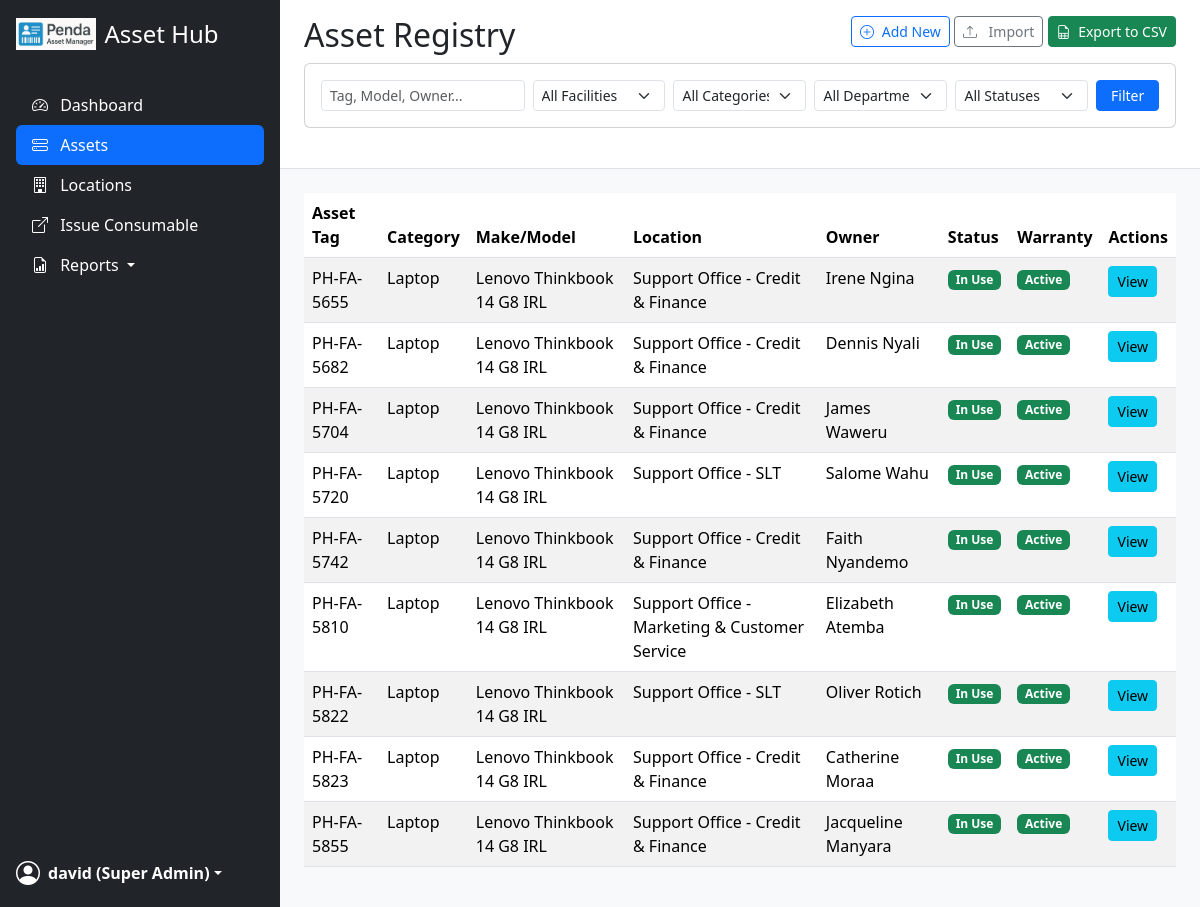
The app's page /assets (signed in) with its own data.
### app/models.py (models this page shows, shortened)
class User(UserMixin, db.Model):
    id = db.Column(db.Integer, primary_key=True)
    username = db.Column(db.String(64), index=True, unique=True)
    email = db.Column(db.String(120), index=True, unique=True)
    password_hash = db.Column(db.String(128))
    role = db.Column(db.String(20), nullable=False)  # 'Super Admin', 'Branch Manager', 'Store Manager', 'Finance'
    facility_id = db.Column(db.Integer, db.ForeignKey('facility.id'))  # For Branch Managers
    department = db.Column(db.String(50), nullable=True)

class Asset(db.Model):
    id = db.Column(db.Integer, primary_key=True)
    asset_tag = db.Column(db.String(50), unique=True, nullable=False)
    make_model = db.Column(db.String(50))
    specs = db.Column(db.Text) # This will be for non-computer items
    processor_type = db.Column(db.String(50), nullable=True)  # e.g., i5, i7, Ryzen 5
    processor_speed = db.Column(db.String(50), nullable=True) # e.g., 2.4GHz
    ram_size = db.Column(db.String(20), nullable=True)         # e.g., 8GB, 16GB
    storage_size = db.Column(db.String(20), nullable=True)    # e.g., 256GB, 1TB
    storage_type = db.Column(db.String(10), nullable=True)  # SSD or HDD
    serial_number = db.Column(db.String(100), unique=True)
    purchase_date = db.Column(db.Date)
    warranty_period = db.Column(db.Integer)
    purchase_cost = db.Column(db.Float)
    category_id = db.Column(db.Integer, db.ForeignKey('asset_category.id'), nullable=False, index=True)
    status = db.Column(db.String(20), default='In Storage', nullable=False)
    room_id = db.Column(db.Integer, db.ForeignKey('room.id'))
    owner_id = db.Column(db.Integer, db.ForeignKey('staff.id'), nullable=True)
    supplier_id = db.Column(db.Integer, db.ForeignKey('vendor.id'), nullable=True)
    supplier = db.relationship('Vendor', backref='supplied_assets', foreign_keys=[supplier_id])
    repairs = db.relationship('RepairLog', backref='asset', lazy='dynamic', cascade="all, delete-orphan")
    movements = db.relationship('MovementLog', backref='asset', lazy='dynamic', cascade="all, delete-orphan")
    department = db.Column(db.String(50), nullable=False, server_default='IT')
    disposal_notes = db.Column(db.Text, nullable=True)  # For Retirement/Lost reasons
    DEPARTMENT_CHOICES = [
        ('IT', 'IT'),
        ('Repairs and Maintenance', 'Repairs and Maintenance')
    ]
    STATUS_CHOICES = [
        ('In Storage', 'In Storage'),
        ('In Use', 'In Use'),
        ('Awaiting Repair', 'Awaiting Repair'),
        ('In Repair', 'In Repair'),
        ('Proposed for Retirement', 'Proposed for Retirement'),
        ('Retired', 'Retired'),
        ('Lost', 'Lost')
    ]
    MANUAL_STATUS_CHOICES = [
        ('In Storage', 'In Storage'),
        ('In Use', 'In Use'),
        ('Proposed for Retirement', 'Proposed for Retirement'),
        ('Retired', 'Retired'),
        ('Lost', 'Lost')
    ]
    LOCKED_STATUSES = ['Retired', 'Lost']
    is_archived = db.Column(db.Boolean, default=False, nullable=False, index=True)
    @property
    def warranty_expiry_date(self):
        if self.purchase_date and self.warranty_period:
            return self.purchase_date + relativedelta(months=self.warranty_period)
        return None
    @property
    def warranty_status(self):
        expiry_date = self.warranty_expiry_date
        if not expiry_date:
            return "Unknown"
        today = date.today()
        if today > expiry_date:
            return "Expired"
        expiring_soon_date = expiry_date - relativedelta(days=30)
        if today >= expiring_soon_date:
            return "Expiring Soon"
        return "Active"

class AssetCategory(db.Model):
    id = db.Column(db.Integer, primary_key=True)
    name = db.Column(db.String(100), unique=True, nullable=False)
    assets = db.relationship('Asset', backref='category', lazy='dynamic')

class Facility(db.Model):
    id = db.Column(db.Integer, primary_key=True)
    name = db.Column(db.String(100), unique=True,
                     nullable=False)  # e.g., 'Central Store', 'General Hospital', 'Support Office'
    rooms = db.relationship('Room', backref='facility', lazy='dynamic')
    managers = db.relationship('User', backref='facility', lazy='dynamic')

class Room(db.Model):
    id = db.Column(db.Integer, primary_key=True)
    name = db.Column(db.String(100), nullable=False)
    facility_id = db.Column(db.Integer, db.ForeignKey('facility.id'), nullable=False)
    assets = db.relationship('Asset', backref='room', lazy='dynamic')
    __table_args__ = (db.UniqueConstraint('name', 'facility_id', name='_room_facility_uc'),)

class Staff(db.Model):
    id = db.Column(db.Integer, primary_key=True)
    name = db.Column(db.String(150), unique=True, nullable=False)
    assets = db.relationship('Asset', backref='owner', lazy='dynamic')

### app/routes.py (the view, shortened to what this page needs)
@bp.route('/assets')
@login_required
def assets():
    search_query = request.args.get('q', default="", type=str).strip()
    selected_status = request.args.get('status', default="", type=str)
    selected_tag = request.args.get('asset_tag', default="", type=str)
    selected_department = request.args.get('department', default="", type=str)
    selected_facility_id = request.args.get('facility_id', default=None, type=int)
    selected_category_id = request.args.get('category_id', default=None, type=int)  # New category filter
    selected_facility_name = request.args.get('facility_name', default="", type=str)
    asset_ids_str = request.args.get('asset_ids', default="", type=str)
    query = Asset.query.filter(Asset.is_archived == False)
    if current_user.role == 'Branch Manager':
        query = query.join(Room).filter(Room.facility_id == current_user.facility_id)
        facilities_for_dropdown = Facility.query.filter_by(id=current_user.facility_id).all()
    elif current_user.role == 'Department Manager':
        query = query.filter(Asset.department == current_user.department)
        facilities_for_dropdown = Facility.query.order_by(Facility.name).all()
    else:
        facilities_for_dropdown = Facility.query.order_by(Facility.name).all()
    categories_for_dropdown = AssetCategory.query.order_by(AssetCategory.name).all()
    if asset_ids_str:
        try:
            asset_ids = [int(id) for id in asset_ids_str.split(',')]
            query = query.filter(Asset.id.in_(asset_ids))
        except (ValueError, TypeError):
            flash('Invalid asset ID filter provided.', 'warning')
    if selected_status:
        query = query.filter(Asset.status == selected_status)
    if selected_tag:
        query = query.filter(Asset.asset_tag == selected_tag)
    if selected_department:
        query = query.filter(Asset.department == selected_department)
    if selected_facility_id:
        query = query.join(Room).filter(Room.facility_id == selected_facility_id)
    if selected_category_id:
        query = query.filter(Asset.category_id == selected_category_id)
    if selected_facility_name:
        query = query.join(Room).join(Facility).filter(Facility.name == selected_facility_name)
    pagination_args = request.args.copy()
    pagination_args.pop('page', None)
    page = request.args.get('page', 1, type=int)
    asset_list = query.order_by(Asset.asset_tag).paginate(page=page, per_page=15)
    return render_template('assets.html',
                           title='All Assets',
                           assets=asset_list,
                           facilities=facilities_for_dropdown,
                           categories=categories_for_dropdown,  # Pass categories to template
                           status_choices=Asset.MANUAL_STATUS_CHOICES,  # Use manual list
                           department_choices=Asset.DEPARTMENT_CHOICES,
                           search_values={
                               'q': search_query,
                               'status': selected_status,
                               'facility_id': selected_facility_id,
                               'department': selected_department,
                               'category_id': selected_category_id
                           },
                           pagination_args=pagination_args)

### app/models.py (called while the page is built)
@login_manager.user_loader
def load_user(id):
    return User.query.get(int(id))

### app/templates/assets.html (shortened to what this page needs)
{% extends "base.html" %}
{% block page_header %}
<div class="d-flex justify-content-between flex-wrap flex-md-nowrap align-items-center">
    <h1 class="h2">Asset Registry</h1>
    <div class="btn-toolbar">
        <p>
        <a href="{{ url_for('main.new_asset') }}" class="btn btn-sm btn-outline-primary">
            <i class="bi bi-plus-circle me-1"></i> Add New
        </a>
        <a href="{{ url_for('admin.import_assets') }}"class="btn btn-sm btn-outline-secondary">
            <i class="bi bi-upload me-2"></i> Import</a>
        <a href="{{ url_for('main.export_assets') }}" class="btn btn-sm btn-success">
            <i class="bi bi-file-earmark-spreadsheet me-1"></i> Export to CSV
        </a>
        </p>
    </div>
</div>
<div class="card mb-4">
    <div class="card-body">
        <form method="GET" action="{{ url_for('main.assets') }}" class="row g-2 align-items-end">
            <div class="col-md-3">
                <input type="text" name="q" id="q" class="form-control form-control-sm" placeholder="Tag, Model, Owner..." value="{{ search_values.q or '' }}">
            </div>
            <div class="col-md-2">
                <select name="facility_id" id="facility_id" class="form-select form-select-sm">
                    <option value="">All Facilities</option>
                </select>
            </div>
            <div class="col-md-2">
                <select name="category_id" id="category_id" class="form-select form-select-sm">
                    <option value="">All Categories</option>
                </select>
            </div>
            <div class="col-md-2">
                <select name="department" id="department" class="form-select form-select-sm">
                    <option value="">All Departments</option>
                </select>
            </div>
            <div class="col-md-2">
                <select name="status" id="status" class="form-select form-select-sm">
                    <option value="">All Statuses</option>
                </select>
            </div>
            <div class="col-md-1">
                <button type="submit" class="btn btn-primary btn-sm w-100">Filter</button>
            </div>
        </form>
    </div>
</div>
{% endblock %}
{% block content %}
<div class="table-responsive">
    <table class="table table-striped table-hover">
        <thead>
            <tr>
                <th>Asset Tag</th>
                <th>Category</th>
                <th>Make/Model</th>
                <th>Location</th>
                <th>Owner</th>
                <th>Status</th>
                <th>Warranty</th>
                <th>Actions</th>
            </tr>
        </thead>
        <tbody>
            {% for asset in assets.items %}
            <tr>
                <td>{{ asset.asset_tag }}</td>
                <td>{{ asset.category.name if asset.category else 'N/A' }}</td>
                <td>{{ asset.make_model }}</td>
                <td>{{ asset.room.facility.name if asset.room }} - {{ asset.room.name if asset.room }}</td>
                <td>{{ asset.owner.name if asset.owner else 'Unassigned' }}</td>
                <td><span class="badge {{ get_status_badge_class(asset.status) }}">{{ asset.status }}</span></td>
                <td>
                    {% set w_status = asset.warranty_status %}
                    {% if w_status == "Active" %}<span class="badge text-bg-success">{{ w_status }}</span>
                    {% elif w_status == "Expiring Soon" %}<span class="badge text-bg-warning">{{ w_status }}</span>
                    {% elif w_status == "Expired" %}<span class="badge text-bg-danger">{{ w_status }}</span>
                    {% else %}<span class="badge text-bg-secondary">{{ w_status }}</span>
                    {% endif %}
                </td>
                <td>
                    <a href="{{ url_for('main.asset_detail', id=asset.id) }}" class="btn btn-sm btn-info">View</a>
                </td>
            </tr>
            {% else %}
            <tr>
                <td colspan="9" class="text-center">No assets found matching your criteria.</td>
            </tr>
            {% endfor %}
        </tbody>
    </table>
</div>
{% endblock %}

### app/templates/base.html (shortened to what this page needs)
<!doctype html>
<html lang="en" data-bs-theme="light">
<head>
    <link href="https://cdn.jsdelivr.net/npm/bootstrap@5.3.2/dist/css/bootstrap.min.css" rel="stylesheet">
    <link rel="stylesheet" href="https://cdn.jsdelivr.net/npm/bootstrap-icons@1.11.1/font/bootstrap-icons.css">
    <link rel="stylesheet" href="https://cdn.jsdelivr.net/npm/choices.js/public/assets/styles/choices.min.css"/>
    <link rel="stylesheet" href="{{ url_for('static', filename='css/style.css') }}">
    <link rel="stylesheet" href="https://cdn.datatables.net/1.13.6/css/dataTables.bootstrap5.min.css">
    <link rel="stylesheet" href="https://cdn.datatables.net/buttons/2.4.2/css/buttons.bootstrap5.min.css">
</head>
</head>
<body>
<div class="d-flex">
    <nav class="main-sidebar d-none d-lg-flex flex-column flex-shrink-0 p-3 bg-dark">
        {% from "_navigation_links.html" import render_nav_content %}
        {{ render_nav_content(current_user) }}
    </nav>
<main class="content-wrapper">
    <div class="page-header">
        {% block page_header %}{% endblock %}
    </div>
    <div class="main-scroll-area">
        {% block content %}{% endblock %}
    </div>
</main>
</div>
</body>
</html>

### app/templates/_navigation_links.html (shortened to what this page needs)
{% macro render_nav_content(current_user) %}
    <a href="{{ url_for('main.index') }}" class="d-flex align-items-center mb-3 mb-md-0 me-md-auto text-white text-decoration-none">
        <img src="{{ url_for('static', filename='images/pam_logo.png') }}" alt="Logo" height="32" class="me-2">
        <span class="fs-4">Asset Hub</span>
    </a>
    <hr>
    <ul class="nav nav-pills flex-column mb-auto">
        <li class="nav-item">
            <a href="{{ url_for('main.index') }}" class="nav-link text-white {% if request.endpoint == 'main.index' %}active{% endif %}">
                <i class="bi bi-speedometer2 me-2"></i> Dashboard
            </a>
        </li>
        <li>
            <a href="{{ url_for('main.assets') }}" class="nav-link text-white {% if request.endpoint == 'main.assets' %}active{% endif %}">
                <i class="bi bi-hdd-stack me-2"></i> Assets
            </a>
        </li>
        <li>
            <a href="{{ url_for('main.locations') }}" class="nav-link text-white {% if request.endpoint == 'main.locations' %}active{% endif %}">
                <i class="bi bi-building me-2"></i> Locations
            </a>
        </li>
        <li>
            <a href="{{ url_for('main.issue_consumable') }}" class="nav-link text-white {% if request.endpoint == 'main.issue_consumable' %}active{% endif %}">
                <i class="bi bi-box-arrow-up-right me-2"></i> Issue Consumable
            </a>
        </li>
        <li class="nav-item dropdown">
            <a class="nav-link text-white dropdown-toggle" href="#" role="button" data-bs-toggle="dropdown">
                <i class="bi bi-file-earmark-bar-graph me-2"></i> Reports
            </a>
        </li>
    </ul>
    <hr>
    <div class="dropdown">
        <a href="#" class="d-flex align-items-center text-white text-decoration-none dropdown-toggle" data-bs-toggle="dropdown" aria-expanded="false">
            <i class="bi bi-person-circle fs-4 me-2"></i>
            <strong>{{ current_user.username }} ({{ current_user.role }})</strong>
        </a>
    </div>
{% endmacro %}

### app/static/css/style.css (style rules this page uses)
body { overflow-x: hidden; background-color: #f8f9fa; }
.main-sidebar { width: 280px; height: 100vh; position: sticky; top: 0; }
.content-wrapper { width: 100%; height: 100vh; display: flex; flex-direction: column; overflow: hidden; }
.page-header { flex-shrink: 0; padding: 1rem 1.5rem; background-color: var(--bs-body-bg); border-bottom: 1px solid var(--bs-border-color); z-index: 1020; }
.main-scroll-area { flex-grow: 1; overflow-y: auto; padding: 1.5rem; }

### records on screen
User: username "david", role "Super Admin"
Asset: asset_tag "PH-FA-5655", category "Laptop", make_model "Lenovo Thinkbook 14 G8 IRL", room.facility "Support Office", room "Credit & Finance", owner "Irene Ngina", status "In Use", w_status "Active"
Asset: asset_tag "PH-FA-5682", category "Laptop", make_model "Lenovo Thinkbook 14 G8 IRL", room.facility "Support Office", room "Credit & Finance", owner "Dennis Nyali", status "In Use", w_status "Active"
Asset: asset_tag "PH-FA-5704", category "Laptop", make_model "Lenovo Thinkbook 14 G8 IRL", room.facility "Support Office", room "Credit & Finance", owner "James Waweru", status "In Use", w_status "Active"
Asset: asset_tag "PH-FA-5720", category "Laptop", make_model "Lenovo Thinkbook 14 G8 IRL", room.facility "Support Office", room "SLT", owner "Salome Wahu", status "In Use", w_status "Active"
Asset: asset_tag "PH-FA-5742", category "Laptop", make_model "Lenovo Thinkbook 14 G8 IRL", room.facility "Support Office", room "Credit & Finance", owner "Faith Nyandemo", status "In Use", w_status "Active"
Asset: asset_tag "PH-FA-5810", category "Laptop", make_model "Lenovo Thinkbook 14 G8 IRL", room.facility "Support Office", room "Marketing & Customer Service", owner "Elizabeth Atemba", status "In Use", w_status "Active"
Asset: asset_tag "PH-FA-5822", category "Laptop", make_model "Lenovo Thinkbook 14 G8 IRL", room.facility "Support Office", room "SLT", owner "Oliver Rotich", status "In Use", w_status "Active"
Asset: asset_tag "PH-FA-5823", category "Laptop", make_model "Lenovo Thinkbook 14 G8 IRL", room.facility "Support Office", room "Credit & Finance", owner "Catherine Moraa", status "In Use", w_status "Active"
Asset: asset_tag "PH-FA-5855", category "Laptop", make_model "Lenovo Thinkbook 14 G8 IRL", room.facility "Support Office", room "Credit & Finance", owner "Jacqueline Manyara", status "In Use", w_status "Active"
